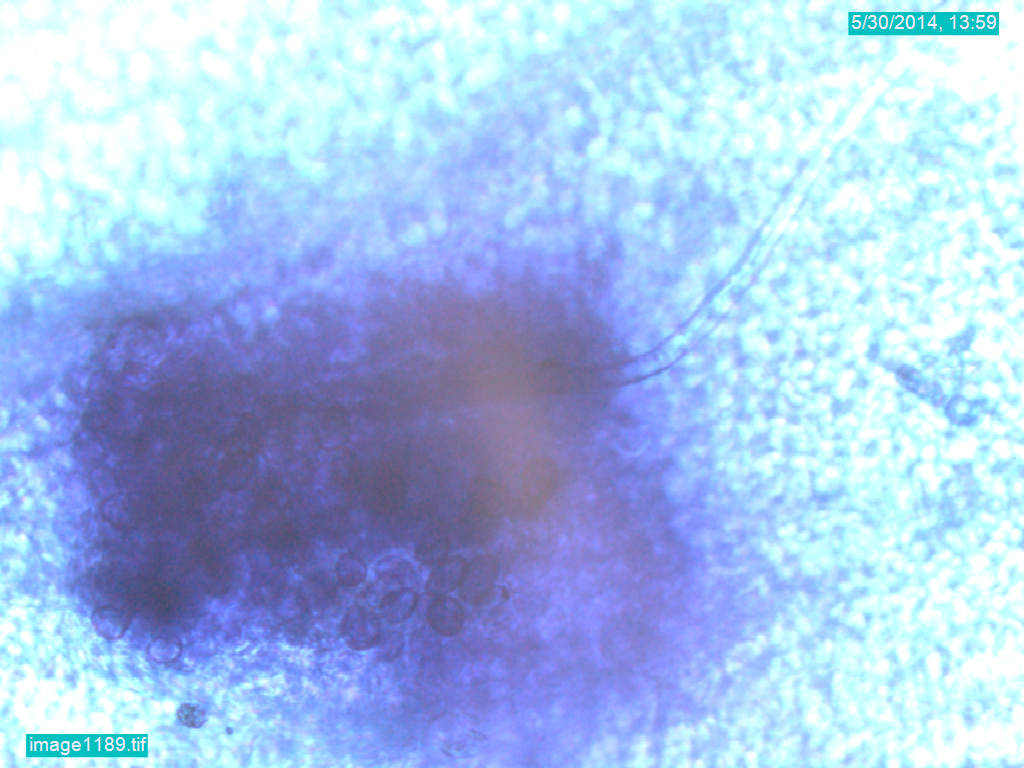
#> input picture data/Final Stage/image1189.tif, 1024 x 768 px; its folder holds only this picture in this run
$ jupyter execute 'Data Processing.ipynb'
#> lines starting #> are read from the running program, lines starting #| are printed output that depends on the picture
[cell 1]
import cv2
from glob import glob
from tqdm import tqdm

[cell 2]
src_files = glob('data/Final Stage/*.tif')

[cell 3]
len(src_files)

[cell 4]
count=1
for file in tqdm(src_files):
    try:
        im = cv2.imread(file)
#> im is the input picture: shape (768, 1024, 3); mean B, G, R 233.7, 194.1, 166
        im = im[35:-35, :]
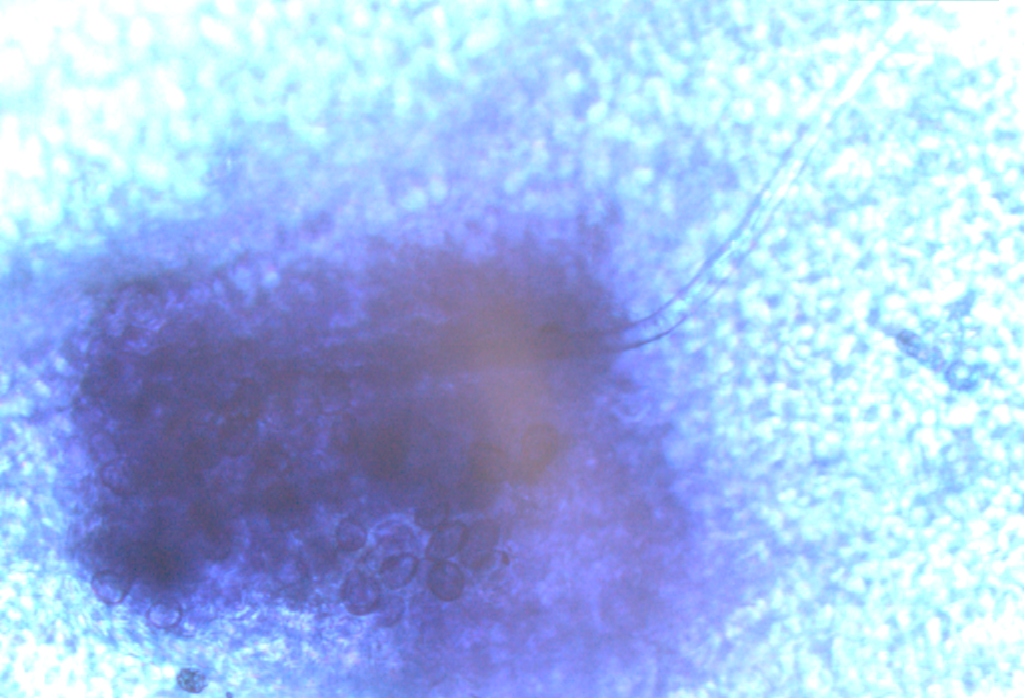
#> im: shape (698, 1024, 3); mean B, G, R 232.1, 190.5, 163.9
        resized_im = cv2.resize(im, (256, 256))
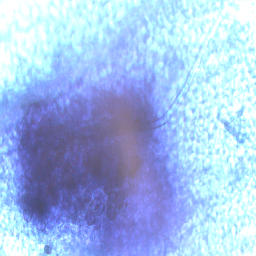
#> resized_im: shape (256, 256, 3); mean B, G, R 232, 190.4, 163.8
        cv2.imwrite("preprocessed_data/final/"+str(count)+".png", resized_im)
        count+=1
    except:
        pass

$ run again, on data/Final Stage/image1302.tif
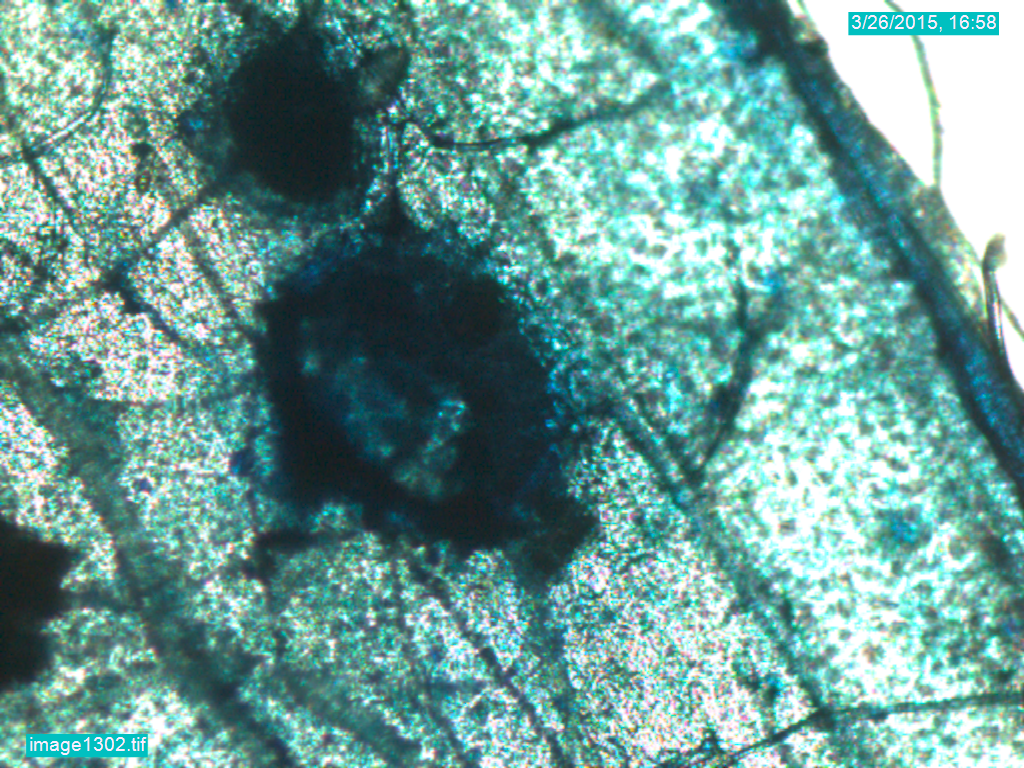
#> input picture data/Final Stage/image1302.tif, 1024 x 768 px
#> im is the input picture: shape (768, 1024, 3); mean B, G, R 149.9, 155.7, 107.5
#> `im = im[35:-35, :]`:
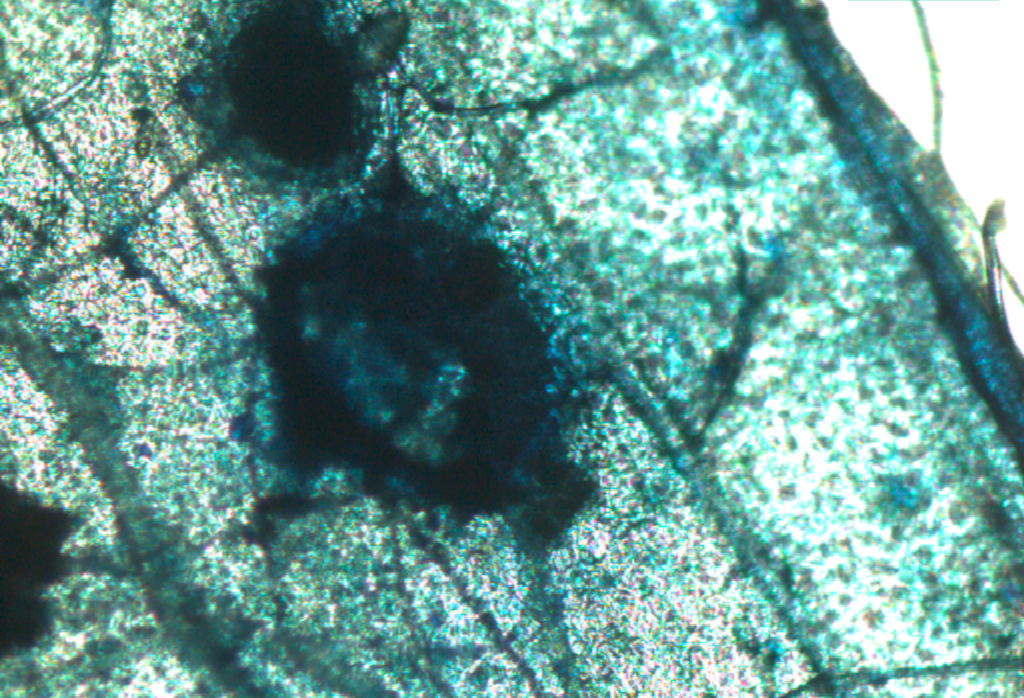
#> im: shape (698, 1024, 3); mean B, G, R 147.5, 153.1, 105.7
#> `resized_im = cv2.resize(im, (256, 256))`:
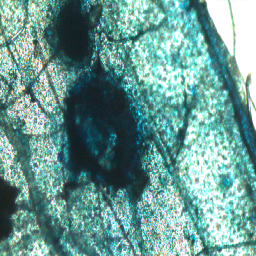
#> resized_im: shape (256, 256, 3); mean B, G, R 147.4, 153, 105.6

$ run again, on data/Final Stage/image1308.tif
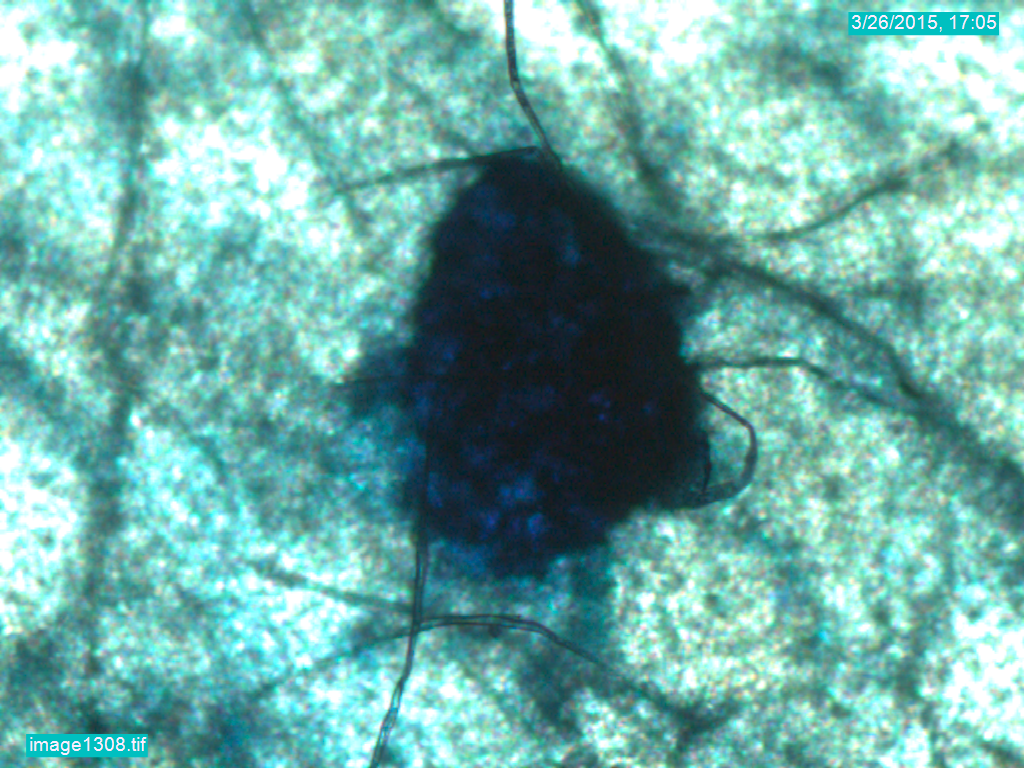
#> input picture data/Final Stage/image1308.tif, 1024 x 768 px
#> im is the input picture: shape (768, 1024, 3); mean B, G, R 166.1, 172.8, 109.9
#> `im = im[35:-35, :]`:
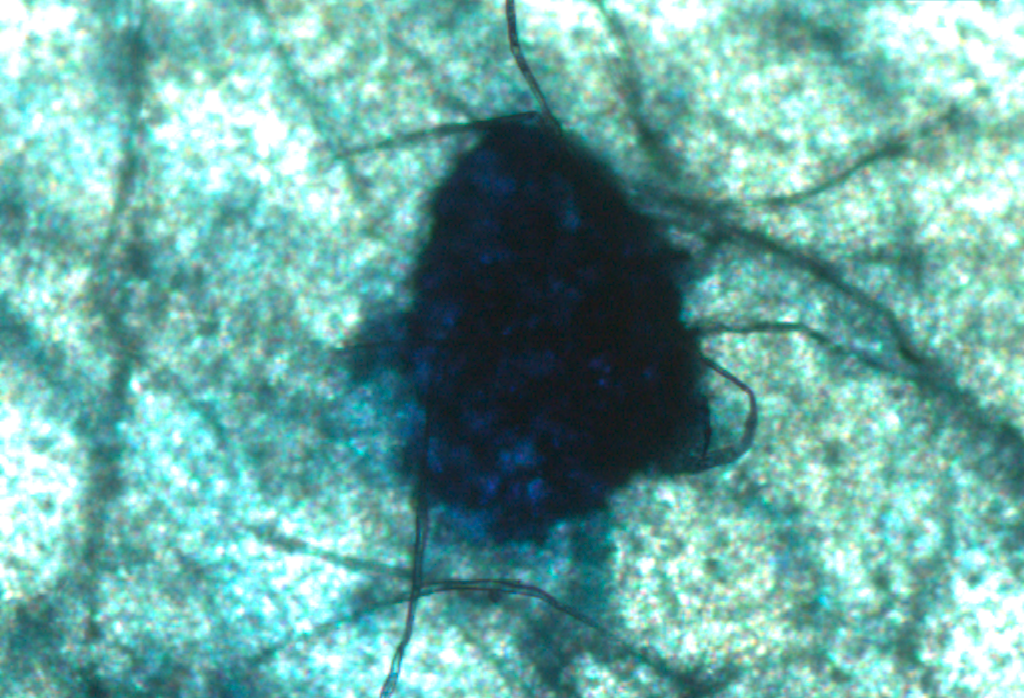
#> im: shape (698, 1024, 3); mean B, G, R 163.5, 170, 108.3
#> `resized_im = cv2.resize(im, (256, 256))`:
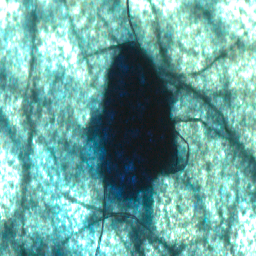
#> resized_im: shape (256, 256, 3); mean B, G, R 163.3, 169.8, 108.2

$ run again, on data/Final Stage/image1316.tif
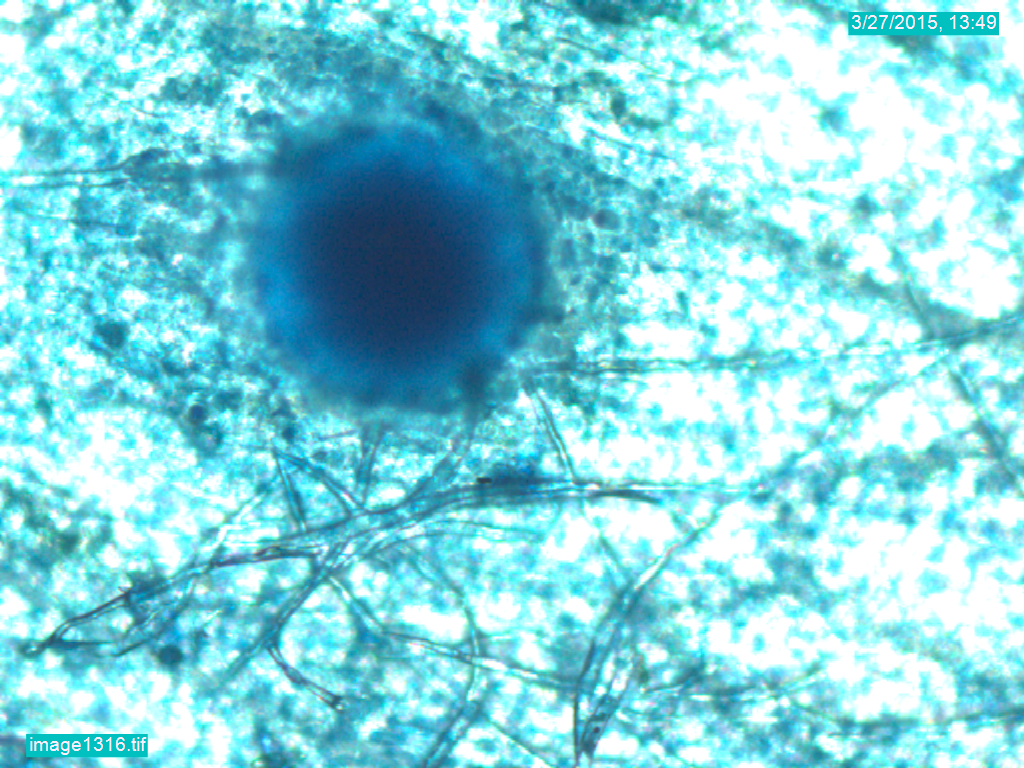
#> input picture data/Final Stage/image1316.tif, 1024 x 768 px
#> im is the input picture: shape (768, 1024, 3); mean B, G, R 222.6, 212.6, 130.5
#> `im = im[35:-35, :]`:
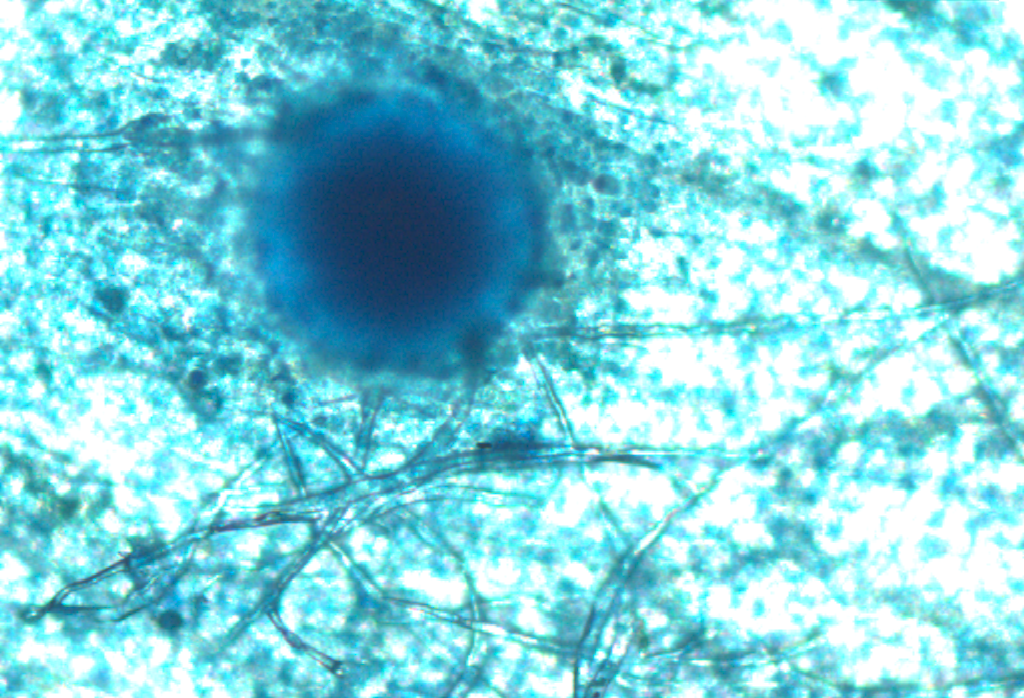
#> im: shape (698, 1024, 3); mean B, G, R 222.1, 211.7, 130.5
#> `resized_im = cv2.resize(im, (256, 256))`:
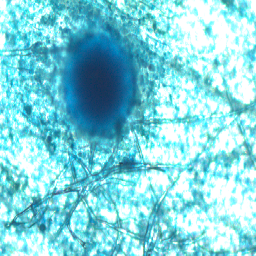
#> resized_im: shape (256, 256, 3); mean B, G, R 222, 211.6, 130.4

$ run again, on data/Final Stage/image1261.tif
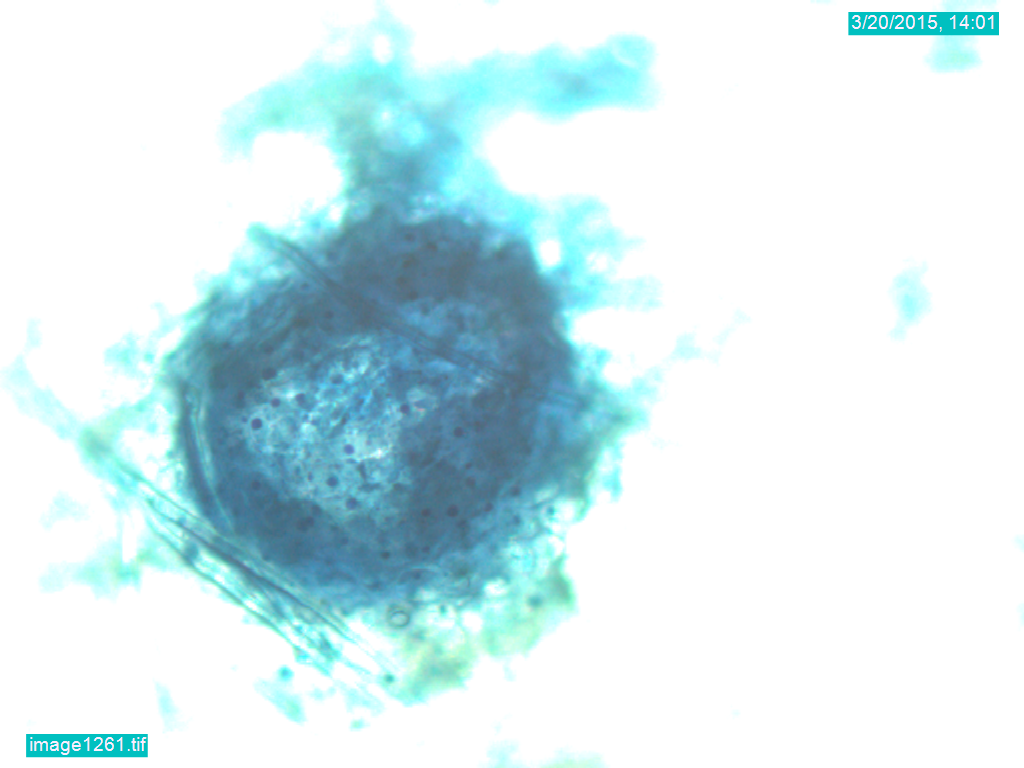
#> input picture data/Final Stage/image1261.tif, 1024 x 768 px
#> im is the input picture: shape (768, 1024, 3); mean B, G, R 238.4, 234.8, 211.3
#> `im = im[35:-35, :]`:
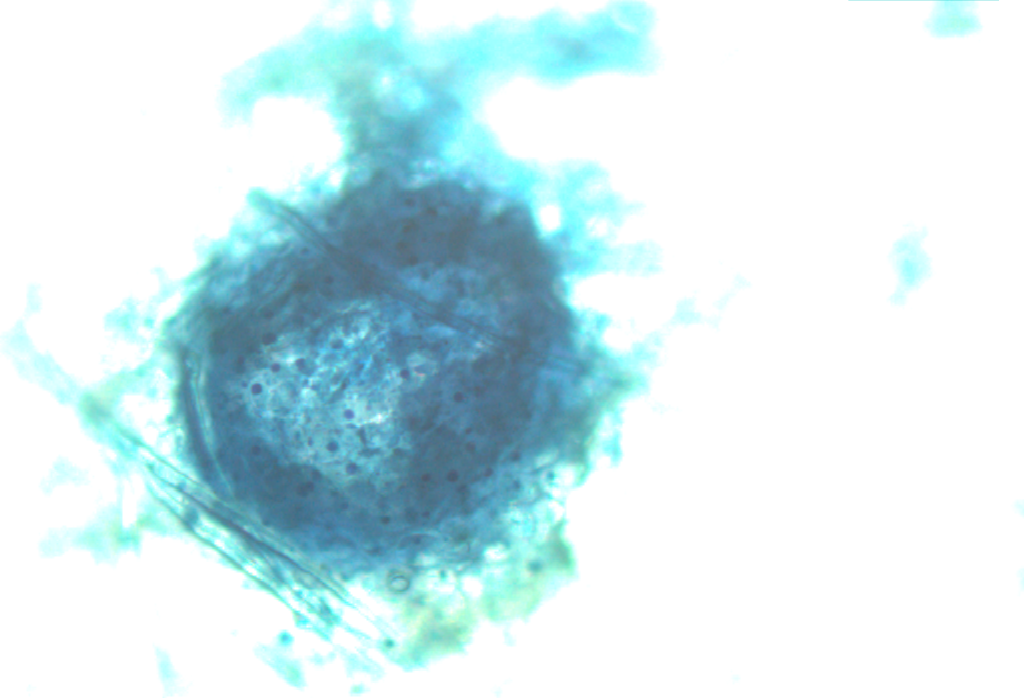
#> im: shape (698, 1024, 3); mean B, G, R 237.3, 233.2, 208.9
#> `resized_im = cv2.resize(im, (256, 256))`:
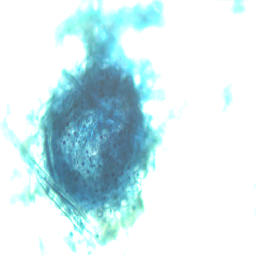
#> resized_im: shape (256, 256, 3); mean B, G, R 237.2, 233.2, 208.9
